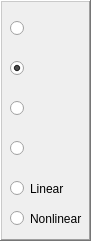
      <widget class="QFrame" name="JointModel">
       <property name="geometry">
        <rect>
         <x>10</x>
         <y>250</y>
         <width>91</width>
         <height>241</height>
        </rect>
       </property>
       <property name="frameShape">
        <enum>QFrame::WinPanel</enum>
       </property>
       <property name="frameShadow">
        <enum>QFrame::Raised</enum>
       </property>
       <widget class="QRadioButton" name="radioButtonJS1">
        <property name="geometry">
         <rect>
          <x>10</x>
          <y>20</y>
          <width>16</width>
          <height>17</height>
         </rect>
        </property>
        <property name="font">
         <font>
          <weight>50</weight>
          <bold>false</bold>
         </font>
        </property>
        <property name="text">
         <string/>
        </property>
        <property name="checked">
         <bool>false</bool>
        </property>
       </widget>
       <widget class="QRadioButton" name="radioButtonJS2">
        <property name="geometry">
         <rect>
          <x>10</x>
          <y>60</y>
          <width>16</width>
          <height>17</height>
         </rect>
        </property>
        <property name="font">
         <font>
          <weight>50</weight>
          <italic>true</italic>
          <bold>false</bold>
         </font>
        </property>
        <property name="text">
         <string/>
        </property>
        <property name="checked">
         <bool>true</bool>
        </property>
       </widget>
       <widget class="QRadioButton" name="radioButtonJS3">
        <property name="geometry">
         <rect>
          <x>10</x>
          <y>100</y>
          <width>16</width>
          <height>17</height>
         </rect>
        </property>
        <property name="font">
         <font>
          <weight>50</weight>
          <bold>false</bold>
         </font>
        </property>
        <property name="text">
         <string/>
        </property>
       </widget>
       <widget class="QRadioButton" name="radioButtonJS4">
        <property name="geometry">
         <rect>
          <x>10</x>
          <y>140</y>
          <width>16</width>
          <height>17</height>
         </rect>
        </property>
        <property name="font">
         <font>
          <weight>50</weight>
          <bold>false</bold>
         </font>
        </property>
        <property name="text">
         <string/>
        </property>
       </widget>
       <widget class="QLabel" name="label_234">
        <property name="geometry">
         <rect>
          <x>30</x>
          <y>130</y>
          <width>51</width>
          <height>41</height>
         </rect>
        </property>
        <property name="text">
         <string/>
        </property>
        <property name="pixmap">
         <pixmap>Fig 4.JPG</pixmap>
        </property>
        <property name="scaledContents">
         <bool>true</bool>
        </property>
       </widget>
       <widget class="QLabel" name="label_231">
        <property name="geometry">
         <rect>
          <x>30</x>
          <y>10</y>
          <width>51</width>
          <height>41</height>
         </rect>
        </property>
        <property name="text">
         <string/>
        </property>
        <property name="pixmap">
         <pixmap>Fig 1.JPG</pixmap>
        </property>
        <property name="scaledContents">
         <bool>true</bool>
        </property>
       </widget>
       <widget class="QLabel" name="label_232">
        <property name="geometry">
         <rect>
          <x>30</x>
          <y>50</y>
          <width>51</width>
          <height>41</height>
         </rect>
        </property>
        <property name="text">
         <string/>
        </property>
        <property name="pixmap">
         <pixmap>Fig 2.JPG</pixmap>
        </property>
        <property name="scaledContents">
         <bool>true</bool>
        </property>
       </widget>
       <widget class="QLabel" name="label_233">
        <property name="geometry">
         <rect>
          <x>30</x>
          <y>90</y>
          <width>51</width>
          <height>41</height>
         </rect>
        </property>
        <property name="text">
         <string/>
        </property>
        <property name="pixmap">
         <pixmap>Fig 3.JPG</pixmap>
        </property>
        <property name="scaledContents">
         <bool>true</bool>
        </property>
       </widget>
       <widget class="QRadioButton" name="radioButtonJSLinear">
        <property name="geometry">
         <rect>
          <x>10</x>
          <y>180</y>
          <width>82</width>
          <height>17</height>
         </rect>
        </property>
        <property name="font">
         <font>
          <weight>50</weight>
          <bold>false</bold>
         </font>
        </property>
        <property name="text">
         <string>Linear</string>
        </property>
        <property name="checked">
         <bool>false</bool>
        </property>
       </widget>
       <widget class="QRadioButton" name="radioButtonJSNonlinear">
        <property name="geometry">
         <rect>
          <x>10</x>
          <y>210</y>
          <width>91</width>
          <height>17</height>
         </rect>
        </property>
        <property name="font">
         <font>
          <weight>50</weight>
          <bold>false</bold>
         </font>
        </property>
        <property name="text">
         <string>Nonlinear</string>
        </property>
       </widget>
      </widget>
